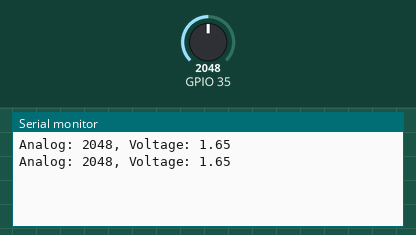
Bench run of a sketch on a simulated ESP32. On the bench: the last lines printed to the serial monitor. The inputs (shaded band) are chosen by the test bench; at power-on: GPIO 35 = 2048.

Above: at 1.8 s.
1.9 s: GPIO 35 set to 2866
At 2.8 s:
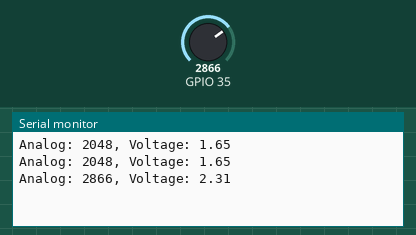
3.4 s: GPIO 35 set to 3603
At 4.5 s:
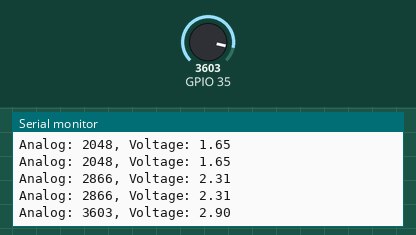
Timing chart, 0 to 6.4 s (numbered marks = the images above; inputs shaded):
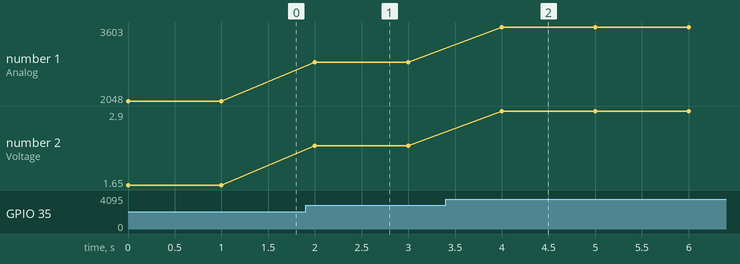

Measured:
- after the input at 1.9 s, the serial monitor: prints a new line after 0.10 s (image 1)
- after the input at 3.4 s, the serial monitor: prints a new line after 0.60 s (image 2)
- plotted number 1: 2048 → 2866 after the input at 1.9 s, 2866 → 3603 after the input at 3.4 s
- plotted number 2: 1.65 → 2.31 after the input at 1.9 s, 2.31 → 2.9 after the input at 3.4 s

The sketch:

knob_simple.ino
```cpp
/*
 * This ESP32 code is created by esp32io.com
 *
 * This ESP32 code is released in the public domain
 *
 * For more detail (instruction and wiring diagram), visit https://esp32io.com/tutorials/esp32-potentiometer
 */

float floatMap(float x, float in_min, float in_max, float out_min, float out_max) {
  return (x - in_min) * (out_max - out_min) / (in_max - in_min) + out_min;
}

// the setup routine runs once when you press reset:
void setup() {
  // initialize serial communication at 9600 bits per second:
  Serial.begin(9600);
}

// the loop routine runs over and over again forever:
void loop() {
  // read the input on analog pin GIOP36:
  int analogValue = analogRead(35);
  // Rescale to potentiometer's voltage (from 0V to 3.3V):
  float voltage = floatMap(analogValue, 0, 4095, 0, 3.3);

  // print out the value you read:
  Serial.print("Analog: ");
  Serial.print(analogValue);
  Serial.print(", Voltage: ");
  Serial.println(voltage);
  delay(1000);
}
```
